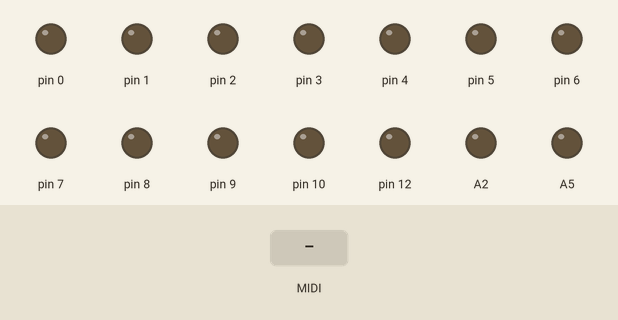
Recording of a sketch running on a simulated Teensy 4. Parts: output pins drawn as LEDs (lit = HIGH). The test bench sets the inputs (shaded band).

Above: at 1.2 s.
1.3 s: MIDI note 36 received
At 1.45 s:
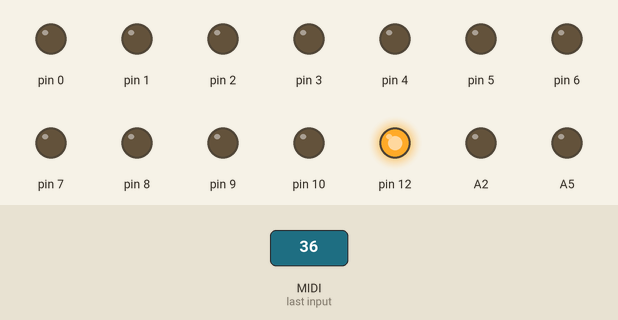
3.1 s: MIDI note 48 received
At 3.25 s:
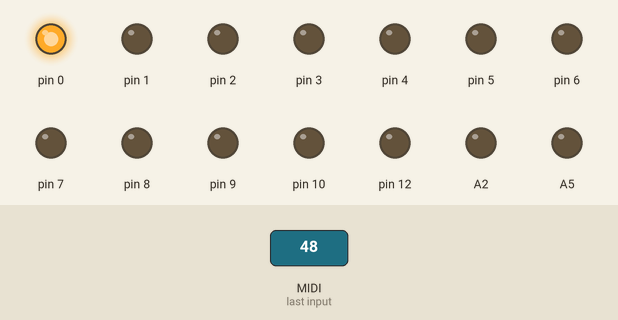
4.9 s: MIDI note 64 received
At 5.05 s:
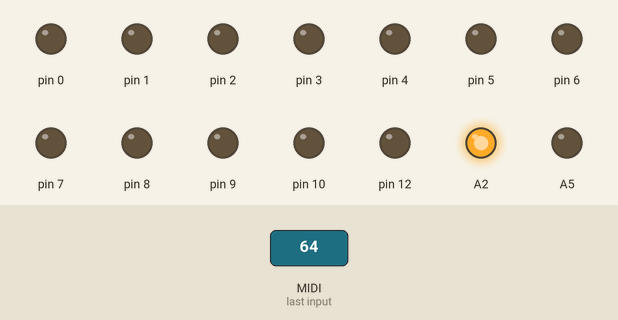
6.7 s: MIDI note 67 received
At 6.85 s:
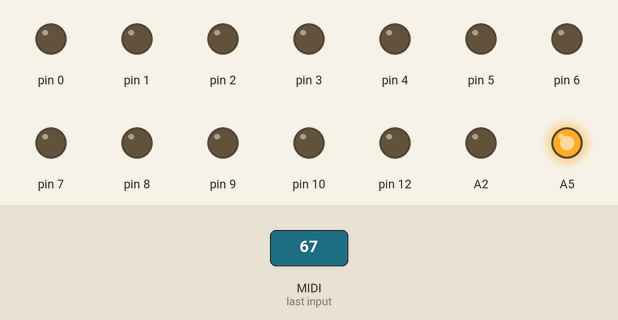
Timing chart, 0 to 9.5 s (numbered marks = the images above; inputs shaded):
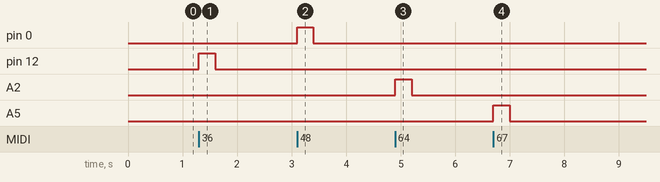

Measured:
- after the input at 1.3 s, pin 12: LOW → HIGH at once, → LOW 0.30 s later
- after the input at 3.1 s, pin 0: LOW → HIGH at once, → LOW 0.30 s later
- after the input at 4.9 s, A2: LOW → HIGH at once, → LOW 0.30 s later
- after the input at 6.7 s, A5: LOW → HIGH at once, → LOW 0.30 s later

The sketch:

8bitPig-PigstyGatesv2-Code.ino
```cpp
void setup()   {
  for(int i=0;i<24; i++)
  {
     pinMode(i, OUTPUT);
  }
  usbMIDI.setHandleNoteOn(myNoteOn);
  usbMIDI.setHandleNoteOff(myNoteOff);
}

void myNoteOn(byte channel, byte note, byte velocity){
  digitalWriteFast(note % 24 , HIGH);
}

void myNoteOff(byte channel, byte note, byte velocity){
  digitalWriteFast(note % 24 , LOW);
}

void loop()
{
  usbMIDI.read();
}
```
